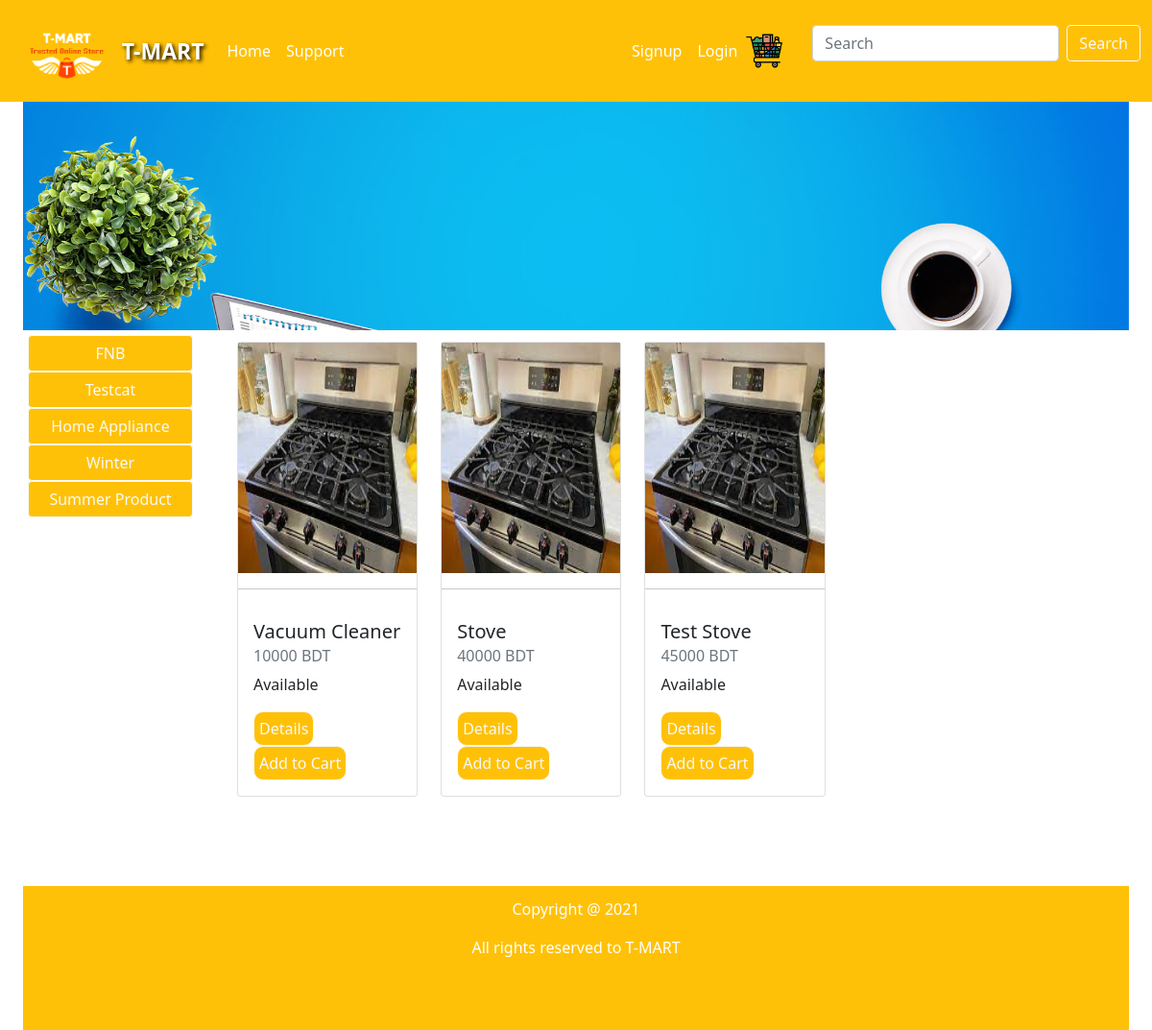
/happ, run on the app's committed database.
### product/models.py (models this page shows, shortened)
class SliderImage(models.Model):
	image = models.ImageField(null=True, blank=True)
	title = models.CharField(max_length=30)

class Category(models.Model):
	name = models.CharField(max_length=50, null=False, blank=False)
	slug = models.SlugField(unique=True, default='slug')
	def get_absolute_url(self):
		return reverse('product_by_category', args=[self.slug])

class ProductImage(models.Model):
	product = models.ForeignKey(Product, on_delete=models.CASCADE)
	category = models.ForeignKey(Category, on_delete=models.CASCADE, null=True)
	image = models.ImageField(null=True, blank=True)
	feature = models.BooleanField(default=False)
	updated = models.DateTimeField(auto_now_add=False, auto_now=True)
	thumbnail = models.BooleanField(default=False)

class Product(models.Model):
	name = models.CharField(max_length=50, null=False, blank=False)
	product_code = models.CharField(max_length=50)
	category = models.ForeignKey(Category, on_delete=models.CASCADE, null=True, blank=True)
	brand = models.ForeignKey(Brand, on_delete=models.CASCADE)
	gender = models.ForeignKey(Gender, on_delete=models.CASCADE)
	description = models.CharField(max_length=1000)
	price = models.PositiveIntegerField(default=0)
	currency = models.CharField(max_length=20)
	discount = models.IntegerField(default=0)
	color = models.CharField(max_length=20, null=True, blank=True)
	size = models.CharField(max_length=20, null=True, blank=True)
	condition = models.CharField(max_length=20, null=True, blank=True)
	model = models.CharField(max_length=30, null=True, blank=True)
	is_available = models.CharField(max_length=20, null=True, blank=True)
	rating = models.PositiveIntegerField(validators=[MinValueValidator(1), MaxValueValidator(5)])
	timestamp = models.DateTimeField(auto_now_add=True, auto_now=False)
	updated = models.DateTimeField(auto_now_add=False, auto_now=True)
	active = models.BooleanField(default=True)

### product/views.py (the view)
# urls.py: path('<slug:category_slug>',productCategory, name="product_by_category"),
def productCategory(request, category_slug=None):
	category = None
	category_list = Category.objects.all()
	product_img = ProductImage.objects.all()
	products = Product.objects.all()
	sliderImg = SliderImage.objects.all()
	if category_slug:
		category = get_object_or_404(Category, slug=category_slug)
		product_img = product_img.filter(category=category)
		page = request.GET.get('page', 1)
		paginator = Paginator(product_img, 13)
		try:
			products = paginator.page(page)
		except PageNotAnInteger:
			products = paginator.page(1)
		except EmptyPage:
			products = paginator.page(paginator.num_pages)
		context = {'category':category, 'category_list':category_list, 'products':products,
			'sliderImg': sliderImg,
			'category_list':category_list,}
	return render(request, 'product/homePage.html', context)

### product/templates/product/homePage.html (shortened to what this page needs)
{% extends 'product/base.html' %}
{% load static %}
	{% block content %}
	<div id="carouselExampleSlidesOnly" class="carousel slide" data-bs-ride="carousel">
	  <div class="carousel-inner" style="height: 40%;">
	    {% for photo in sliderImg %}
	  	 <div class="carousel-item {% if forloop.first %} active {% endif %}">
	      <img src="{{photo.image.url }}" class="d-block w-100" alt="...">
	     </div>
        {%endfor%}
      </div>
	</div>
	<div class="content">
		<div class="row">
			<div class="col-sm-2 margin_left_right">
				{% for cat in category_list %}
				<a class="btn btn-warning btn-outline-light cat_btn" href="{{cat.get_absolute_url}}" class="cat_list">{{cat.name}}</a> <br>
				{% endfor %}
			</div>
			<div class="col">
				{% if category %}
				{% for x in products %}
				{% if x.feature %}
					<div class="card" style="width: 20%; margin:12px; float: left;">
						<a href="{% url 'productDetails' x.product.id %}">
						  <img src="{{x.image.url}}"  alt="Product Image" style="width:100%; height: 240px;">
						</a>
						  <hr>
						  <div class="card-body">
						    <h5 class="card-title">{{x.product.name}}</h5>
						    <h6 class="card-subtitle mb-2 text-muted">{{x.product.price}} {{x.product.currency}} </h6>
						    <p class="card-text">  {{x.product.is_available}}</p>
						    <a href="{% url 'productDetails' x.product.id %}" class="btn btn-warning btn-outline-light btn_generic_style">Details</a>
							<a href="{% url 'add-to-cart' x.product.id %}" class="btn btn-warning btn-outline-light btn_generic_style">Add to Cart</a>
						  </div>
					</div>
				{% endif  %}
				{% endfor %}
			   {% endif %}
			</div>
		</div>
	{% endblock %}

### product/templates/product/homePage.html (style rules this page uses)
.btn_generic_style { padding: 5px; border-radius: 10px; }
.margin_left_right { margin: 5px; margin-right: 10px; }
.cat_btn { width: 100%; }

### data on the page
SliderImage: image (picture)
Category: name "FNB"
Category: name "Testcat"
Category: name "Home Appliance"
Category: name "Winter"
Category: name "Summer Product"
ProductImage: image (picture), product.name "Vacuum Cleaner", product.price "10000", product.currency "BDT", product.is_available "Available"
ProductImage: image (picture), product.name "Stove", product.price "40000", product.currency "BDT", product.is_available "Available"
ProductImage: image (picture), product.name "Test Stove", product.price "45000", product.currency "BDT", product.is_available "Available"
